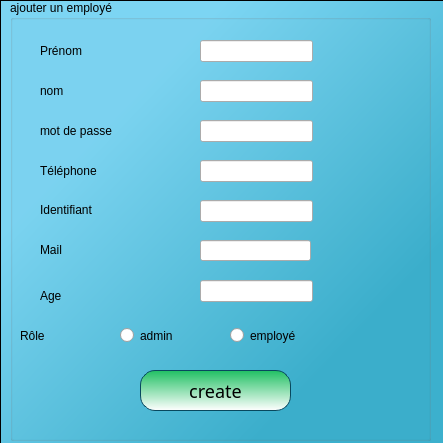
<?xml version="1.0" encoding="UTF-8"?>
<ui version="4.0">
 <class>SignUpDialog</class>
 <widget class="QDialog" name="SignUpDialog">
  <property name="geometry">
   <rect>
    <x>0</x>
    <y>0</y>
    <width>443</width>
    <height>443</height>
   </rect>
  </property>
  <property name="windowTitle">
   <string>Dialog</string>
  </property>
  <property name="styleSheet">
   <string notr="true">*{
	
	font: 75 italic 13pt &quot;Century Schoolbook&quot;;
	

}






QWidget#g_employe{background:qlineargradient(spread:pad, x1:0.5, y1:0, x2:1, y2:0.5, stop:0 #7CD5F3, stop:1 #3CB0CD)}

QFrame#frame{background:qlineargradient(spread:pad, x1:0.5, y1:0, x2:1, y2:0.5, stop:0 #7CD5F3, stop:1 #3CB0CD)}

QPushButton
{
  background:qlineargradient(spread:pad, x1:0.5, y1:0, x2:0.5, y2:1, stop:0 rgba(33, 192, 99, 255), stop:1 rgba(255, 255, 255, 255));
  border-radius:15px;
  border-style:solid;
 border-width: 1px;
 border-color:#08485E;
 font-family:century gothic;
   font-size:18px;
}


QPushButton:hover
{
  color:#333;
  border-radius:15px;
  background:#1BEE9A;
}
QTabBar::tab {
    color: #0C5A23;
    border: 1px solid #08485E;
    border-bottom-style: none;
    background-color: QLinearGradient(x1:0, y1:0, x2:0, y2:1, stop:1 #1BEE9A, stop:.4 #1BEE9A);
    padding-left: 10px;
    padding-right: 10px;
    padding-top: 3px;
    padding-bottom: 2px;
    margin-right: -1px;
    border-top-right-radius:3px;
}

QTabWidget::pane {
    border: 3px solid #7CD5F3;
    top: 1px;
    
}

QTabBar::tab:last
{
    margin-right: 0; /* the last selected tab has nothing to overlap with on the right */
    border-top-right-radius: 10px;
}

QTabBar::tab:first:!selected
{
 margin-left: 0px; /* the last selected tab has nothing to overlap with on the right */


    border-top-left-radius: 3px;
}

QTabBar::tab:!selected
{
    color:#08485E;
    border-bottom-style: solid;
    margin-top: 3px;
    background-color: QLinearGradient(x1:0, y1:0, x2:0, y2:1, stop:1 #ADFFBC, stop:.4 #21C036);
}
QTabBar::tab:selected
{
     border-top-right-radius: 10px;

 }


</string>
  </property>
  <widget class="QFrame" name="frame">
   <property name="geometry">
    <rect>
     <x>0</x>
     <y>0</y>
     <width>451</width>
     <height>471</height>
    </rect>
   </property>
   <property name="frameShape">
    <enum>QFrame::StyledPanel</enum>
   </property>
   <property name="frameShadow">
    <enum>QFrame::Raised</enum>
   </property>
   <widget class="QGroupBox" name="groupBox_3">
    <property name="geometry">
     <rect>
      <x>10</x>
      <y>0</y>
      <width>421</width>
      <height>441</height>
     </rect>
    </property>
    <property name="styleSheet">
     <string notr="true"/>
    </property>
    <property name="title">
     <string>ajouter un employé</string>
    </property>
    <widget class="QLineEdit" name="lineEdit_prenom">
     <property name="geometry">
      <rect>
       <x>190</x>
       <y>40</y>
       <width>113</width>
       <height>22</height>
      </rect>
     </property>
    </widget>
    <widget class="QLineEdit" name="lineEdit_tel">
     <property name="geometry">
      <rect>
       <x>190</x>
       <y>160</y>
       <width>113</width>
       <height>22</height>
      </rect>
     </property>
    </widget>
    <widget class="QLabel" name="label_prenom">
     <property name="geometry">
      <rect>
       <x>30</x>
       <y>40</y>
       <width>91</width>
       <height>21</height>
      </rect>
     </property>
     <property name="text">
      <string>Prénom</string>
     </property>
    </widget>
    <widget class="QLabel" name="label_tel">
     <property name="geometry">
      <rect>
       <x>30</x>
       <y>160</y>
       <width>121</width>
       <height>21</height>
      </rect>
     </property>
     <property name="text">
      <string>Téléphone</string>
     </property>
    </widget>
    <widget class="QLabel" name="label_id">
     <property name="geometry">
      <rect>
       <x>30</x>
       <y>200</y>
       <width>141</width>
       <height>20</height>
      </rect>
     </property>
     <property name="text">
      <string>Identifiant</string>
     </property>
    </widget>
    <widget class="QLabel" name="label_mail">
     <property name="geometry">
      <rect>
       <x>30</x>
       <y>240</y>
       <width>141</width>
       <height>20</height>
      </rect>
     </property>
     <property name="text">
      <string>Mail</string>
     </property>
    </widget>
    <widget class="QLineEdit" name="lineEdit_ID">
     <property name="geometry">
      <rect>
       <x>190</x>
       <y>200</y>
       <width>113</width>
       <height>22</height>
      </rect>
     </property>
    </widget>
    <widget class="QLabel" name="label_role">
     <property name="geometry">
      <rect>
       <x>10</x>
       <y>320</y>
       <width>141</width>
       <height>31</height>
      </rect>
     </property>
     <property name="text">
      <string>Rôle</string>
     </property>
    </widget>
    <widget class="QRadioButton" name="radioButton_emp">
     <property name="geometry">
      <rect>
       <x>220</x>
       <y>320</y>
       <width>121</width>
       <height>31</height>
      </rect>
     </property>
     <property name="text">
      <string>employé</string>
     </property>
    </widget>
    <widget class="QRadioButton" name="radioButton_admin">
     <property name="geometry">
      <rect>
       <x>110</x>
       <y>320</y>
       <width>101</width>
       <height>31</height>
      </rect>
     </property>
     <property name="text">
      <string>admin</string>
     </property>
    </widget>
    <widget class="QLineEdit" name="lineEdit_age">
     <property name="geometry">
      <rect>
       <x>190</x>
       <y>280</y>
       <width>113</width>
       <height>22</height>
      </rect>
     </property>
     <property name="text">
      <string/>
     </property>
    </widget>
    <widget class="QLabel" name="label_age">
     <property name="geometry">
      <rect>
       <x>30</x>
       <y>280</y>
       <width>141</width>
       <height>31</height>
      </rect>
     </property>
     <property name="text">
      <string>Age</string>
     </property>
    </widget>
    <widget class="QPushButton" name="pushButton">
     <property name="geometry">
      <rect>
       <x>130</x>
       <y>370</y>
       <width>151</width>
       <height>41</height>
      </rect>
     </property>
     <property name="text">
      <string>create</string>
     </property>
    </widget>
    <widget class="QLineEdit" name="uname">
     <property name="geometry">
      <rect>
       <x>190</x>
       <y>80</y>
       <width>113</width>
       <height>22</height>
      </rect>
     </property>
    </widget>
    <widget class="QLabel" name="label">
     <property name="geometry">
      <rect>
       <x>30</x>
       <y>70</y>
       <width>131</width>
       <height>41</height>
      </rect>
     </property>
     <property name="text">
      <string>nom</string>
     </property>
    </widget>
    <widget class="QLabel" name="label_2">
     <property name="geometry">
      <rect>
       <x>30</x>
       <y>110</y>
       <width>161</width>
       <height>41</height>
      </rect>
     </property>
     <property name="text">
      <string>mot de passe</string>
     </property>
    </widget>
    <widget class="QLineEdit" name="pass">
     <property name="geometry">
      <rect>
       <x>190</x>
       <y>120</y>
       <width>113</width>
       <height>22</height>
      </rect>
     </property>
    </widget>
    <widget class="QLineEdit" name="email_le">
     <property name="geometry">
      <rect>
       <x>190</x>
       <y>240</y>
       <width>111</width>
       <height>21</height>
      </rect>
     </property>
    </widget>
   </widget>
  </widget>
 </widget>
 <resources/>
 <connections/>
</ui>
